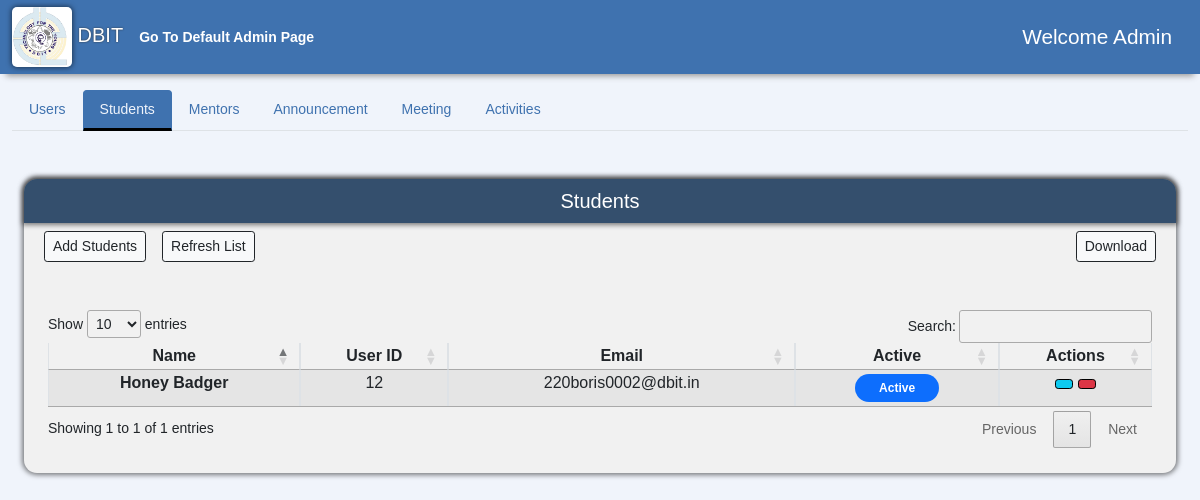
Page /AdminPage/student (signed in) on the earlier database version.
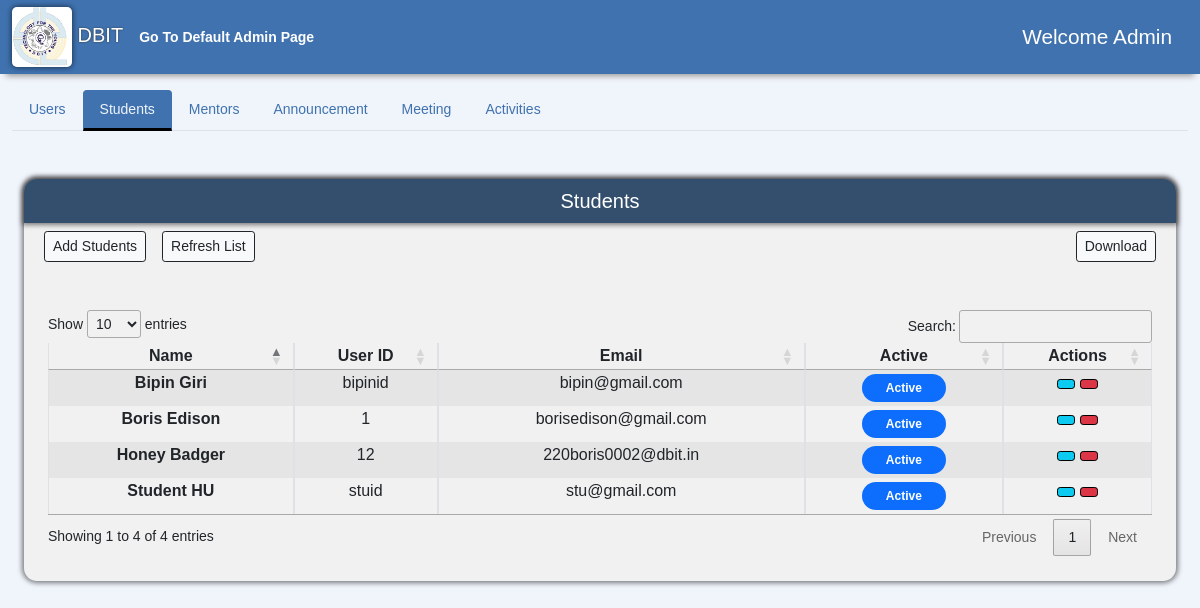
Same page on the later database version.
### accounts/models.py (models this page shows, shortened)
class User(AbstractUser):
    usr_id = models.CharField(max_length=50, unique=True)
    username = None
    email = models.EmailField(max_length=255, unique=True)
    created_on = models.DateTimeField(auto_now_add=True)
    is_active = models.BooleanField(default=True)
    is_staff = models.BooleanField(default=False)
    is_superuser = models.BooleanField(default=False)
    first_name = models.CharField(max_length=50, null=True)
    last_name = models.CharField(max_length=50, null=True)
    middle_name = models.CharField(max_length=50, null=True)
    phone = models.CharField(max_length=10, null=True, blank=True)
    profile_img = models.ImageField(
        default='logo.png', null=True, blank=True, upload_to='images/')
    USERNAME_FIELD = 'email'
    REQUIRED_FIELDS = ['usr_id', ]
    objects = CustomUserManager()

### AdminPage/views.py (the view)
# urls.py: path('student', views.Adminstudent, name= 'admin-student'),
@login_required(login_url='Login')
def Adminstudent(request):
    if request.user.is_superuser:
        students = User.objects.filter(is_staff=False)
        context = {'users': students}
        return render(request,'AdminPage/admin-student.html',context)
    else:
        return HttpResponse("You are not authorized to view this page")

### Announcement/notification_processors.py (called while the page is built)
def announcements(request):
    allnotifications= Announcement.objects.all()
    return {'notifications':allnotifications}

def announcement_receiver(request):
    allreceivers= AnnouncementReceiver.objects.all()
    return {'receivers':allreceivers}

### FacultyDashboard/scheduled_meeting_processors.py (called while the page is built)
def scheduled_meetings(request):
    allmeetings= Meeting.objects.all()
    return {'meetings':allmeetings}

### AdminPage/templates/AdminPage/admin-student.html (shortened to what this page needs)
{% extends "admin.html" %}
{% load static %}
{% block studentTabButton %}
<button class="nav-link active" id="nav-students-tab" data-bs-toggle="tab" data-bs-target="#nav-students" type="button" role="tab" aria-controls="nav-students-tab" aria-selected="true">
  Students
</button>
{% endblock %}
{% block studentTabContent %}
<div class="tab-pane fade active show " id="nav-students" role="tabpanel" aria-labelledby="nav-students-tab">
  <div class="container-fluid mb-5">
    <div class="sidebar flex-shrink-0 dashboard-navigation">
      <div class="sidebar-heading d-flex align-items-center justify-content-center">
        <h5>Students</h5>
      </div>
      <div class="container-fluid" style="overflow-x: auto;">
        <div class="d-flex bd-highlight mb-3">
          <div class="p-2 bd-highlight">
            <button type="button" onclick="window.location.href = '{% url 'register'  %}';" class="btn btn-light ms-auto btn-sm btn-outline-dark" d>
              Add Students
            </button>
          </div>
          <div class="p-2 bd-highlight">
            <button type="button" onClick="window.location.reload()" class="btn btn-light  btn-sm btn-outline-dark" type="button">
              Refresh List
            </button>
          </div>
          <div class="ms-auto p-2 bd-highlight">
            <button type="button" onclick="alert('Logic to download csv');" class="btn btn-light meetings-btn ms-auto btn-sm btn-outline-dark" data-bs-toggle="modal" data-bs-target="#staticBackdrop">
              Download
            </button>
          </div>
        </div>
      </div>
      <div class="table-div m-4 mt-4 mb-4">
        <table class="table table-striped table-bordered" style="widows: 100%;" id="student-table">
          <thead >
            <tr >
              <th scope="col" class="px-2 py-1 text-center">Name</th>
              <th scope="col" class="px-2 py-1 text-center">User ID</th>
              <th scope="col" class="px-2 py-1 text-center">Email</th>
              <th scope="col" class="px-2 py-1 text-center">Active</th>
              <th scope="col" class="px-2 py-1 text-center">Actions</th>
            </tr>
          </thead>
          <tbody id="myTable">
            {% for user in users %}
            <tr>
              <th scope="row" class="px-2 py-1 text-center">{{user.first_name}} {{user.last_name}}</th>
              <td class="px-2 py-1 text-center">{{user.usr_id}}</td>
              <td class="px-2 py-1 text-center">{{user.email}}</td>
              <td class="px-2 py-1 text-center">
                {% if user.is_active %}
                <span class="badge bg-primary rounded-pill px-4 py-2">Active</span> {% else %}
                <span class="badge bg-danger rounded-pill px-4 py-2">Inactive</span> {% endif %}
              </td>
              <td class="px-2 py-1 text-center">
                <button type="button" class="btn btn-info ms-auto btn-sm" style="border-color: black" onClick="window.location.href='{% url 'update-user' user.usr_id %}'">
                </button>
                <form action="{% url 'delete-user' user.id %}" class="mb-0" style="display: inline-block" method='POST'>
                    <button type="submit" class="btn btn-danger ms-auto btn-sm" style="border-color: black" onClick="return confirm('Are you sure Do you want to delete this user/account ?');">
                    </button>
                </form>
              </td>
            </tr>
            {% endfor %}
          </tbody>
        </table>
      </div>
    </div>
  </div>
</div>
{% endblock %}

Differences in the rows shown:
now on this page (row edited): User: first_name "Boris", last_name "Edison", usr_id "1", email "borisedison@gmail.com", is_active "Active"
added User: first_name "Bipin", last_name "Giri", usr_id "bipinid", email "bipin@gmail.com", is_active "Active"
added User: first_name "Student", last_name "HU", usr_id "stuid", email "stu@gmail.com", is_active "Active"
Other differences:
text written by a page script: "Show entries Search: Showing 1 to 1 of 1 entries Previous 1 Next" → "Show entries Search: Showing 1 to 4 of 4 entries Previous 1 Next"
